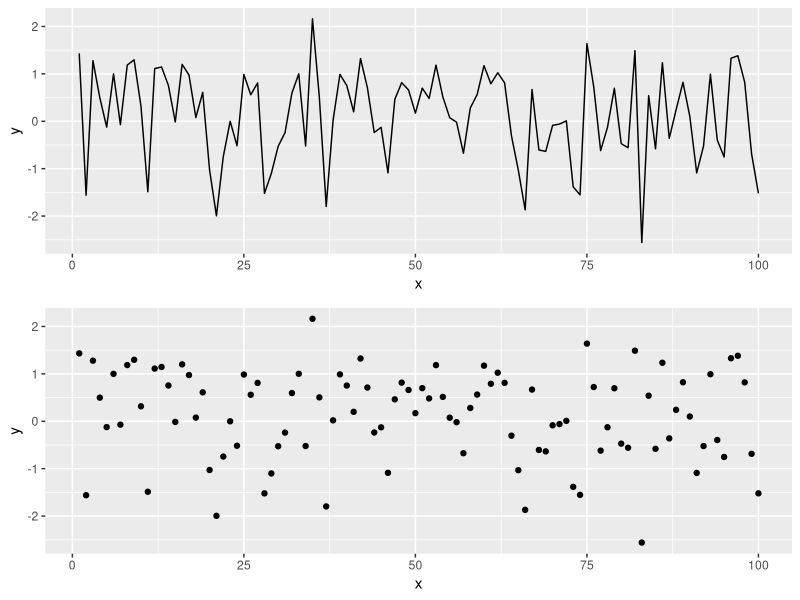
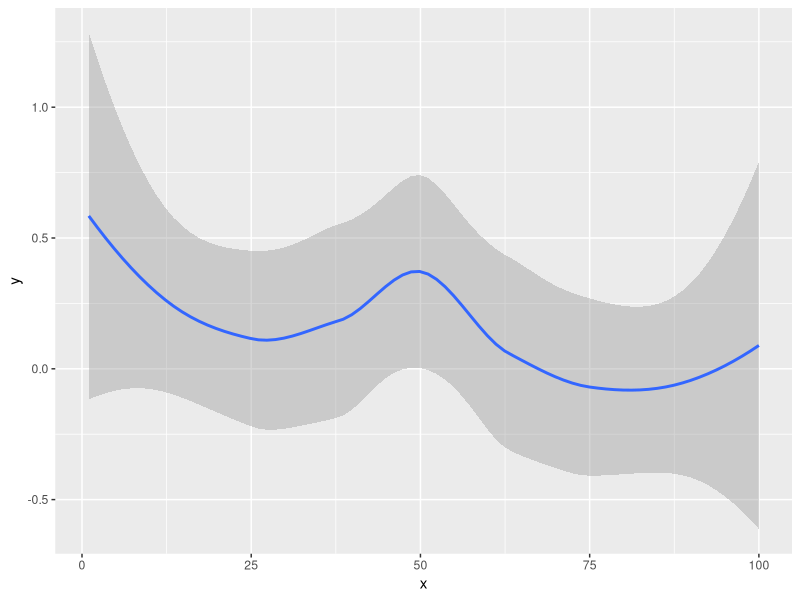

These charts were generated, in order, by the following R code:
## ---- chunk 1
knitr::opts_chunk$set(echo = TRUE, fig.width = 8, fig.height = 8, fig.alig = "center")
## ---- chunk 2
library(tidyverse)
library(gridExtra)
## ---- chunk 3
# Simulating data according to a normal distribution
x <- seq(1:100)
y <- rnorm(100) 
# Generating data form a normal distribution with mean 0 and variance 1
data <- data.frame(x = x, y = y ) # Creating a data frame
p1 = ggplot(data, aes(x= x, y = y)) + 
  geom_line() 
p2 = ggplot(data, aes(x= x, y = y)) + 
  geom_point() 
grid.arrange(p1, p2)
## ---- chunk 4
ggplot(data, aes(x= x, y = y)) + 
  geom_smooth() 
